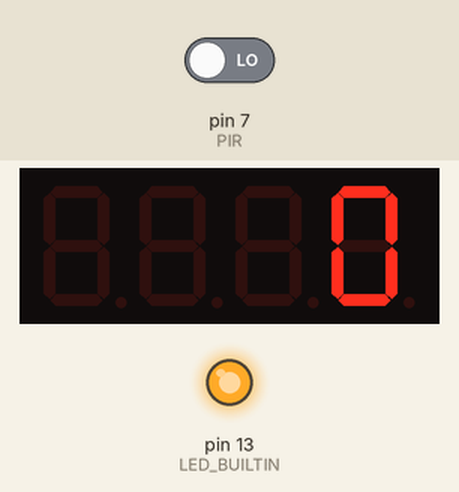
This sketch was run on a simulated Arduino Uno, built with avr-gcc and run on an emulated ATmega328P. Parts: 4-digit seven-segment display, output pins drawn as LEDs (lit = HIGH). The inputs (shaded band) are chosen by the test bench; at power-on: pin 7 (PIR) LOW.

Above: at 1.2 s.
1.3 s: pin 7 (PIR) driven HIGH
At 2.0 s:
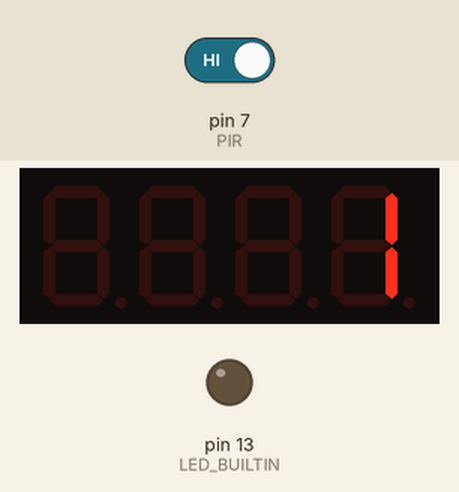
At 3.3 s:
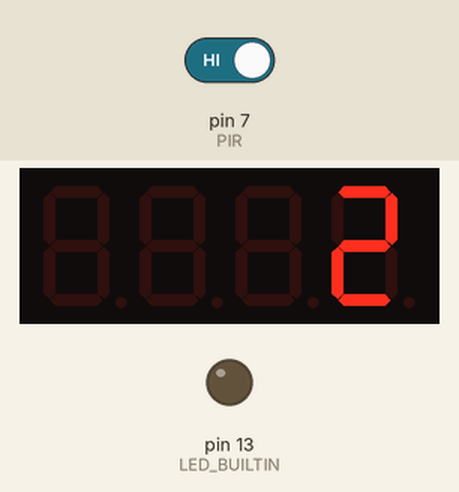
Timing chart, 0 to 4.8 s (numbered marks = the images above; inputs shaded):
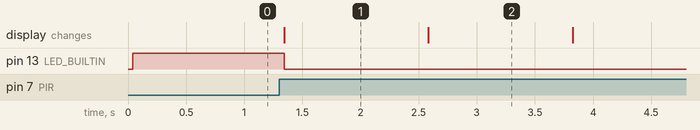

The sketch:

phase2.ino
```cpp
#include <Arduino.h>
//Library created by Avishay Orpaz, used to output to the 4-digit 7-segment display
#include <TM1637Display.h>

// Module connection pins (Digital Pins)
#define CLK 2
#define DIO 3
#define PIR 7
#define CAP 13

TM1637Display display(CLK, DIO);
int counter = 0;
int sensorState = 0;

void setup()
{

  pinMode(PIR, INPUT);
  pinMode(LED_BUILTIN, OUTPUT);
  //initial 4-digit display setup
  display.setBrightness(5);
  display.clear();
  display.showNumberDec(counter, false);
}

void loop()
{
  sensorState = digitalRead(PIR);
  //if PIR sensor detects motion
  if (sensorState == HIGH) {
    //increment counter & update display
    counter++;
    display.clear();
    display.showNumberDec(counter, false);
    digitalWrite(LED_BUILTIN, LOW);
    //delay added so counter only increments by 1
    delay(1200);
  }
  //motion not detected
  else {
    digitalWrite(LED_BUILTIN, HIGH);
  }

}
```

Measured:
- after the input at 1.3 s, pin 13 (LED_BUILTIN): HIGH → LOW at once; the display: changes at once (image 1)
- what the display in image 1 shows lasts 1.3 s, from 1.3 s to 2.6 s
